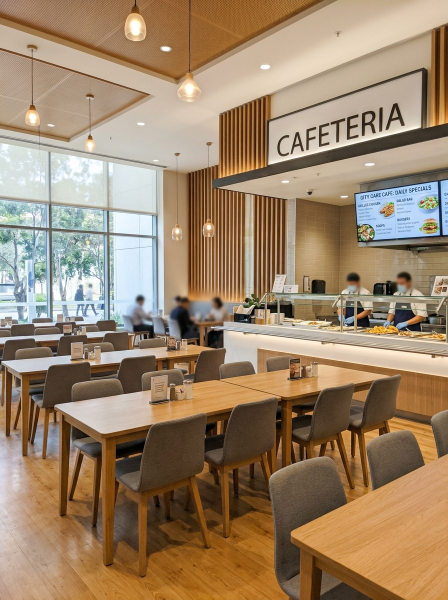
#> input picture backend/seed/hospital_photos/cafeteria.jpg, 896 x 1200 px (shown at 1/2 size)
$ python -i quality.py   (imports and definitions only)
#> lines starting #> are read from the running program, lines starting #| are printed output that depends on the picture
#> further down, picture is the input picture: PIL image 896x1200 RGB; mean R, G, B 156.6, 132.8, 106.3
import re
from typing import Any, Optional, Tuple
import numpy as np
from PIL import Image


def compute_sharpness_quality(img: Image.Image) -> float:
    """
    Computes a normalized 0..1 visual quality score based on Laplacian edge variance
    and dynamic range (exposure). Blurry or pitch-dark corridor photos score low.
    """
    gray = np.asarray(img.convert("L").resize((320, 320)), dtype=np.float32)
    # Discrete 2D Laplacian: 4*center - up - down - left - right
    lap = (
        4.0 * gray[1:-1, 1:-1]
        - gray[:-2, 1:-1]
        - gray[2:, 1:-1]
        - gray[1:-1, :-2]
        - gray[1:-1, 2:]
    )
    variance = float(np.var(lap))
    contrast = float(np.std(gray))

    # Map variance (typical sharp indoor photo ~150..1200, blurry < 35) to 0..1
    sharp_score = min(1.0, variance / 280.0)
    exposure_score = min(1.0, contrast / 38.0)
    quality = round(float(0.75 * sharp_score + 0.25 * exposure_score), 3)
    return max(0.02, min(1.0, quality))


def check_navigation_applicability(
    img: Image.Image,
    face_area_ratio: float = 0.0,
    ocr_tokens: Optional[list[str]] = None,
) -> Tuple[bool, float, Optional[str]]:
    """
    Filters out photos that are not applicable to indoor spatial navigation:
    - Very low resolution
    - Pitch-dark / pocket / lens-covered images
    - Overexposed blank white glare images
    - Close-up portraits / selfies
    - Severely blurry frames
    - Blank single-color walls / floor / featureless surfaces
    """
#> called with face_area_ratio = 0
    w, h = img.size
#> w = 896; h = 1200
    if min(w, h) < 180:
        return False, 0.0, f"Resolution too low ({w}x{h}px; minimum 180px)"

    gray = np.asarray(img.convert("L").resize((320, 320)), dtype=np.float32)
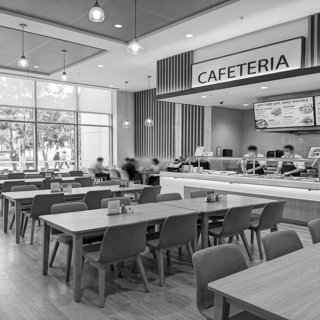
#> gray: shape (320, 320) float32; min 0, max 255, mean 136.9
    mean_luma = float(np.mean(gray))
#> mean_luma = 136.9
    std_luma = float(np.std(gray))
#> std_luma = 55.19

    gx = np.abs(gray[:, 1:] - gray[:, :-1])
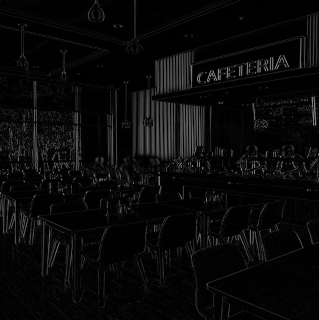
#> gx: shape (320, 319) float32; min 0, max 138, mean 9.7
    gy = np.abs(gray[1:, :] - gray[:-1, :])
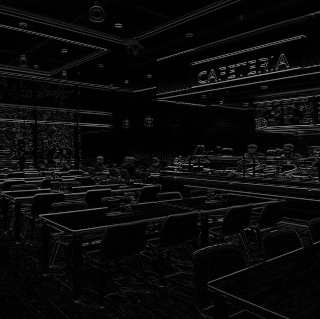
#> gy: shape (319, 320) float32; min 0, max 167, mean 10.5
    grad = np.hypot(gx[:-1, :], gy[:, :-1])
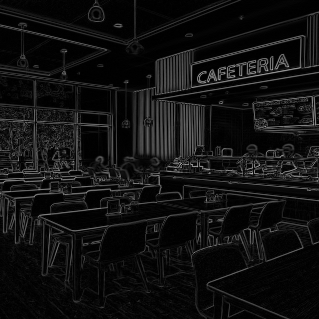
#> grad: shape (319, 319) float32; min 0, max 174.2, mean 17.4
    edge_ratio = float(np.mean(grad > 14.0))
#> edge_ratio = 0.332
    active_quads = sum(
        1
        for r in (0, 160)
        for c in (0, 160)
        if float(np.std(gray[r : r + 160, c : c + 160])) >= 12.0
    )
#> active_quads = 4

    quality = compute_sharpness_quality(img)
#> in compute_sharpness_quality, `lap = ( 4.0 * gray[1:-1, 1:-1] - gray[:-2, 1:-1] - gray[2:, 1:-1] - gr..`:
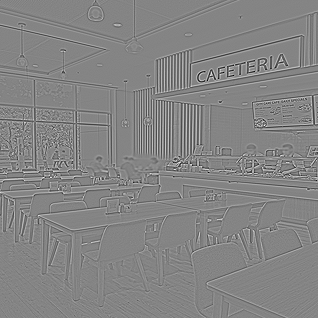
#> lap: shape (318, 318) float32; min -348, max 321, mean 0; drawn with min black and max white
#> in compute_sharpness_quality, `variance = float(np.var(lap))`: variance = 1959.7
#> in compute_sharpness_quality, `contrast = float(np.std(gray))`: contrast = 55.19
#> in compute_sharpness_quality, `sharp_score = min(1.0, variance / 280.0)`: sharp_score = 1
#> quality = 1
    ocr_blob = " ".join(ocr_tokens or [])
    has_room_ocr = bool(re.search(r"\b[a-zA-Z]?-?\d{3,4}\b", ocr_blob))

    if mean_luma < 24.0:
        return False, quality, "Image too dark for indoor navigation"
    if mean_luma > 244.0 and std_luma < 16.0:
        return False, quality, "Overexposed / blank white image not applicable to navigation"
    if face_area_ratio >= 0.16 and not has_room_ocr:
        return False, quality, "Close-up portrait / selfie detected — not applicable to indoor navigation"

    min_q = 0.14 if has_room_ocr else 0.20
    if quality < min_q:
        return False, quality, f"Image too blurry for indoor navigation (quality {quality:.2f} < {min_q:.2f})"

    if not has_room_ocr and (edge_ratio < 0.015 or (active_quads <= 1 and std_luma < 22.0)):
        return False, quality, "Blank wall, floor, or featureless surface — not applicable to indoor navigation"

    return True, quality, None


# [62 lines left out: functions validate_dataset_photo, rank_photos_for_node, not called in this run]


def pick_best_display_photo(node: Any, node_photos: list[Any]) -> Optional[Any]:
    ranked = rank_photos_for_node(node, node_photos)
    return ranked[0] if ranked else None

>>> from PIL import Image
>>> picture = Image.open('../../../seed/hospital_photos/cafeteria.jpg')
>>> result = check_navigation_applicability(picture)

$ run again, on backend/seed/hospital_photos/cardiology.jpg
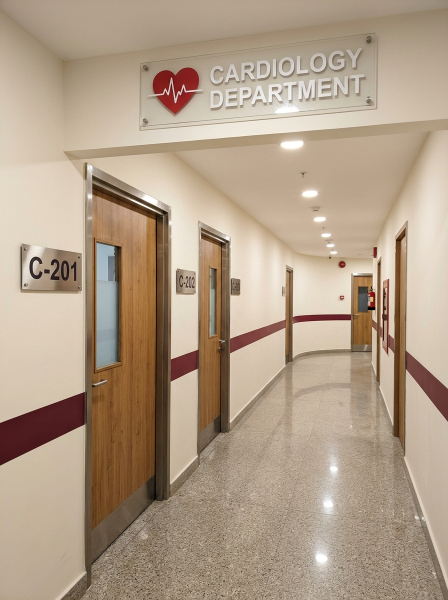
#> input picture backend/seed/hospital_photos/cardiology.jpg, 896 x 1200 px (shown at 1/2 size)
#> picture is the input picture: PIL image 896x1200 RGB; mean R, G, B 177, 157.4, 136.1
#> mean_luma = 160.9
#> std_luma = 43.07
#> in check_navigation_applicability, `grad = np.hypot(gx[:-1, :], gy[:, :-1])`:
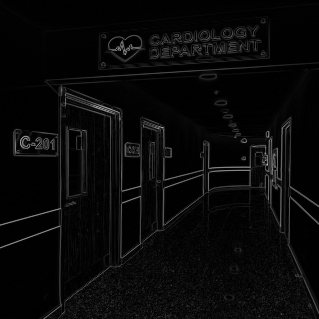
#> grad: shape (319, 319) float32; min 0, max 201, mean 9.1
#> edge_ratio = 0.172
#> active_quads = 4
#> in compute_sharpness_quality, `lap = ( 4.0 * gray[1:-1, 1:-1] - gray[:-2, 1:-1] - gray[2:, 1:-1] - gr..`:
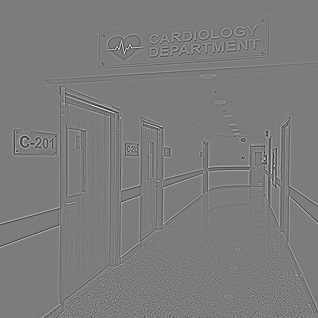
#> lap: shape (318, 318) float32; min -321, max 338, mean 0; drawn with min black and max white
#> variance = 776.1
#> contrast = 43.07
#> sharp_score = 1

$ run again, on backend/seed/hospital_photos/emergency.jpg
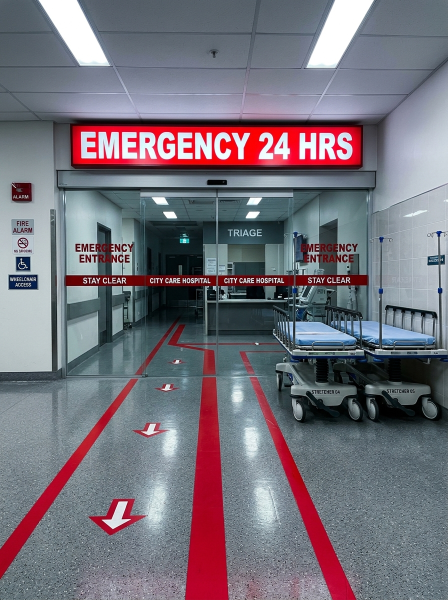
#> input picture backend/seed/hospital_photos/emergency.jpg, 896 x 1200 px (shown at 1/2 size)
#> picture is the input picture: PIL image 896x1200 RGB; mean R, G, B 117.8, 113, 122.6
#> mean_luma = 115.5
#> std_luma = 50.62
#> in check_navigation_applicability, `grad = np.hypot(gx[:-1, :], gy[:, :-1])`:
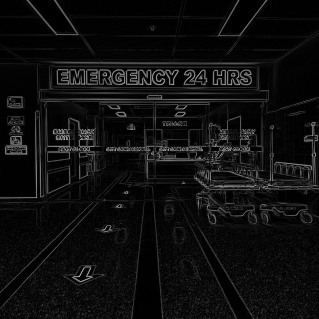
#> grad: shape (319, 319) float32; min 0, max 196.6, mean 15
#> edge_ratio = 0.283
#> active_quads = 4
#> in compute_sharpness_quality, `lap = ( 4.0 * gray[1:-1, 1:-1] - gray[:-2, 1:-1] - gray[2:, 1:-1] - gr..`:
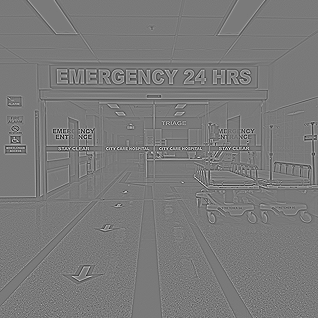
#> lap: shape (318, 318) float32; min -379, max 412, mean 0; drawn with min black and max white
#> variance = 1720.1
#> contrast = 50.62
#> sharp_score = 1

$ run again, on backend/seed/hospital_photos/lift_lobby.jpg
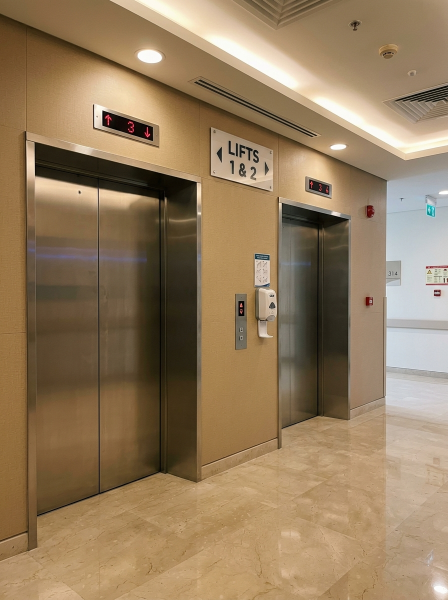
#> input picture backend/seed/hospital_photos/lift_lobby.jpg, 896 x 1200 px (shown at 1/2 size)
#> picture is the input picture: PIL image 896x1200 RGB; mean R, G, B 149.1, 125.2, 94.4
#> mean_luma = 128.8
#> std_luma = 48.25
#> in check_navigation_applicability, `grad = np.hypot(gx[:-1, :], gy[:, :-1])`:
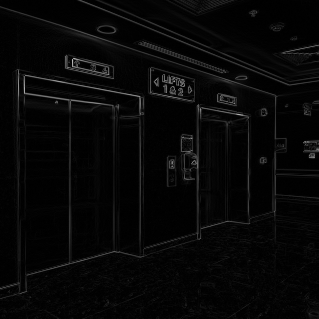
#> grad: shape (319, 319) float32; min 0, max 190.1, mean 7.2
#> edge_ratio = 0.112
#> active_quads = 4
#> in compute_sharpness_quality, `lap = ( 4.0 * gray[1:-1, 1:-1] - gray[:-2, 1:-1] - gray[2:, 1:-1] - gr..`:
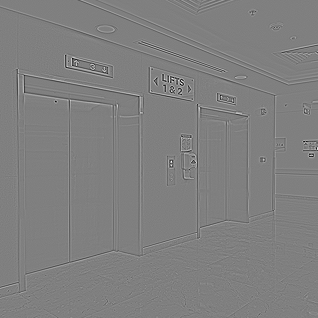
#> lap: shape (318, 318) float32; min -319, max 317, mean 0; drawn with min black and max white
#> variance = 499.8
#> contrast = 48.25
#> sharp_score = 1
